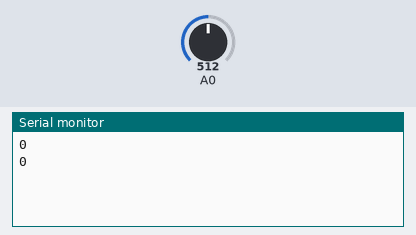
A sketch run on a simulated Arduino Leonardo, built with avr-gcc and run on an emulated ATmega32U4. Parts: the last lines printed to the serial monitor. The test bench sets the inputs (shaded band); at power-on: A0 = 512.

Above: at 1.8 s.
1.9 s: A0 set to 716
At 2.8 s:
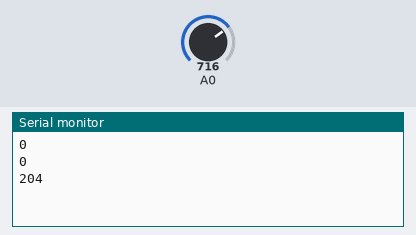
3.4 s: A0 set to 900
At 4.4 s:
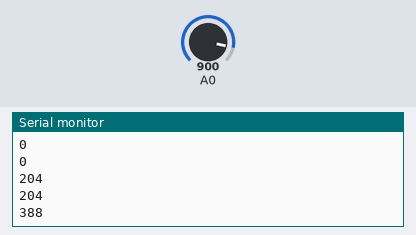
Timing chart, 0 to 6.4 s (numbered marks = the images above; inputs shaded):
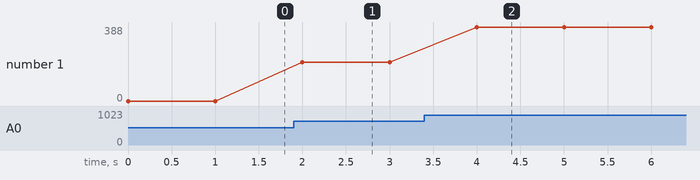

Measured:
- after the input at 1.9 s, the serial monitor: prints a new line after 0.10 s (image 1)
- after the input at 3.4 s, the serial monitor: prints a new line after 0.60 s (image 2)
- plotted number 1: 0 → 204 after the input at 1.9 s, 204 → 388 after the input at 3.4 s

The sketch:

ELC2024.ino
```cpp
#include <Esplora.h>

void setup()
{
Serial.begin(9600);
}

void loop()
{
int value = Esplora.readJoystickX();
Serial.println(value);

delay(1000);
}
```
